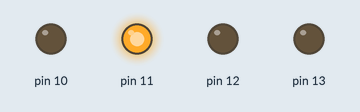
A sketch run on a simulated Arduino Uno, built with avr-gcc and run on an emulated ATmega328P. Parts: output pins drawn as LEDs (lit = HIGH).

Above: at 1.5 s.
At 4.2 s:
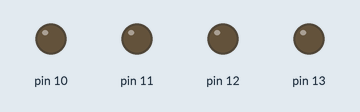
At 6.5 s:
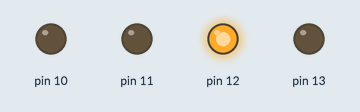
At 9.0 s:
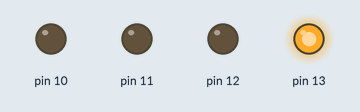
Timing chart, 0 to 13.7 s (numbered marks = the images above):
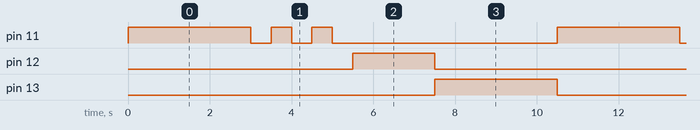

The sketch:

P4.ino
```cpp
void setup()
{
  for(int i=10;i<=13;i++) {
    pinMode(i,OUTPUT);
  }
}
void avanzar(int x)
{
  digitalWrite (x,HIGH);
  delay (3000);
  digitalWrite (x,LOW);
  delay(500);
  digitalWrite (x,HIGH);
  delay(500);
  digitalWrite (x,LOW);
  delay(500);
  digitalWrite (x,HIGH);
  delay(500);
  digitalWrite (x,LOW);
  delay(500);
  digitalWrite (x,HIGH);
  digitalWrite(x,LOW);
}

void precaucion(int y)
{
  digitalWrite (y, HIGH);
  delay(2000);
  digitalWrite(y,LOW);
}

void alto(int z)
{
  digitalWrite (z,HIGH);
  delay(3000);
  digitalWrite (z, LOW);
}
void loop()
{
  avanzar (11); //avanza el pin 12
  precaucion(12);
  alto(13);
}
```

Measured:
- by itself, pin 11: repeats every 10.5 s: 2 × (LOW 0.50 s, HIGH 0.50 s), LOW 5.5 s, HIGH 3.0 s
- by itself, pin 12: alternates HIGH for 2.0 s and LOW for 8.5 s
- by itself, pin 13: alternates HIGH for 3.0 s and LOW for 7.5 s
